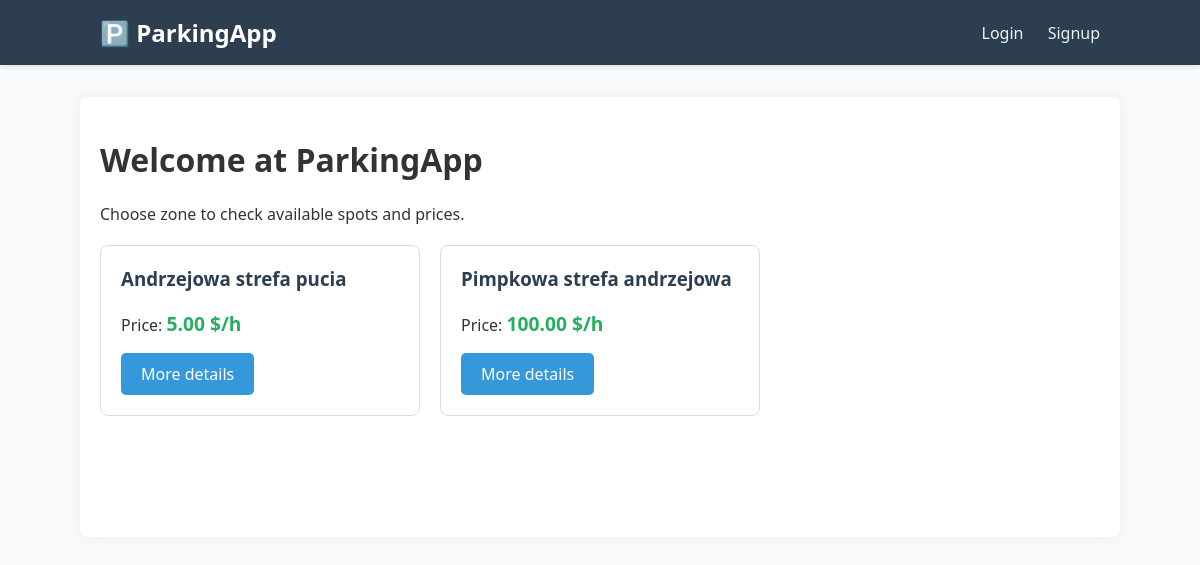
The app's page /, older data.
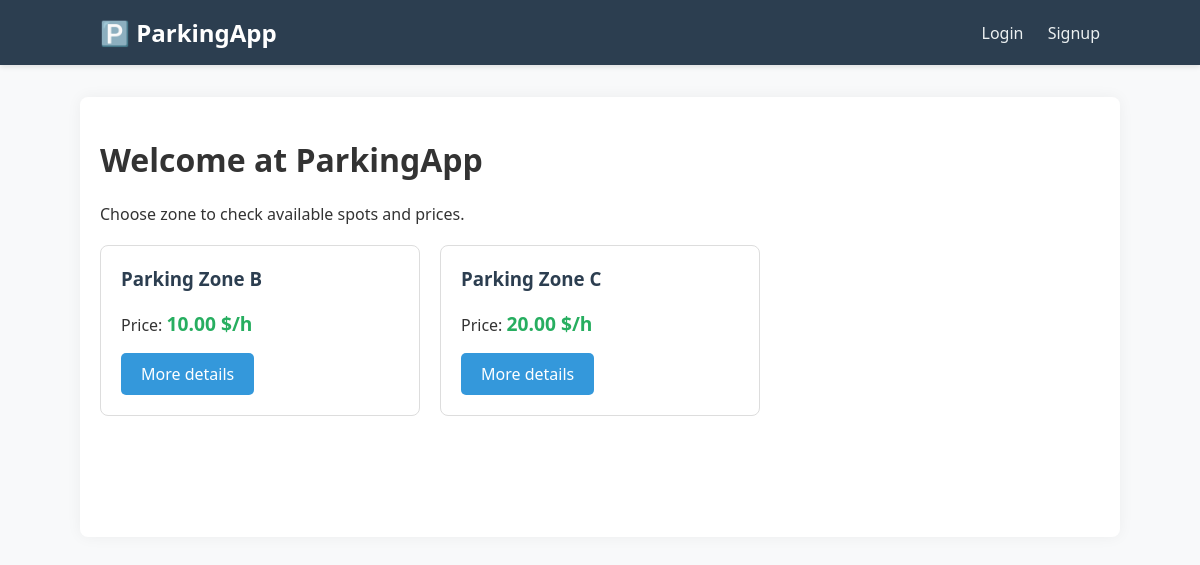
The same page, newer data.
### parking/models.py (models this page shows, shortened)
class ParkingZone(models.Model):
    name = models.CharField(max_length=50, verbose_name="Zone name")
    price_per_hour = models.DecimalField(
        max_digits=6,
        decimal_places=2,
        verbose_name="Price per hour",
        validators=[MinValueValidator(0.00)] # blokuje ujemne liczby
    )

### parking/views.py (the view)
# urls.py: path('', views.home, name='home'),
def home(request):
    zones = ParkingZone.objects.all()
    return render(request, 'parking/home.html', {'zones': zones})

### templates/parking/home.html
{% extends 'base.html' %}
{% block content %}
    <h1>Welcome at ParkingApp</h1>
    <p>Choose zone to check available spots and prices.</p>
    {% if zones %}
        <div class="zone-list">
            {% for zone in zones %}
                <div class="card">
                    <h3>{{ zone.name }}</h3>
                    <p>Price: <span class="price">{{ zone.price_per_hour }} $/h</span></p>
                    <a href="{% url 'zone_detail' zone.id %}" class="btn">More details</a>
                </div>
            {% endfor %}
        </div>
    {% else %}
        <p>No configured parking zones.</p>
    {% endif %}
{% endblock %}

### templates/base.html (shortened to what this page needs)
{% load static %}
<!DOCTYPE html>
<html lang="pl">
<head>
    <link rel="stylesheet" href="{% static 'css/style.css' %}">
</head>
<body>
    <header>
        {% include 'navbar.html' %}
    </header>
    <div class="container">
        {% block content %}
        {% endblock %}
    </div>
</body>
</html>

### templates/navbar.html
<nav>
    <a href="{% url 'home' %}" class="logo">🅿️ ParkingApp</a>
    <div class="links">
        {% if user.is_authenticated %}
            <span>Welcome, <strong>{{ user.username }}</strong></span>
            <a href="{% url 'reservation_list' %}">My reservations</a>
            <a href="{% url 'create_reservation' %}">Create reservation</a>
            <form action="{% url 'logout' %}" method="post" style="display:inline;">
                {% csrf_token %}
                <button type="submit">Logout</button>
            </form>
        {% else %}
            <a href="{% url 'login' %}">Login</a>
            <a href="{% url 'register' %}">Signup</a>
        {% endif %}
    </div>
</nav>

### static/css/style.css (style rules this page uses)
body { font-family: 'Segoe UI', Tahoma, Geneva, Verdana, sans-serif; margin: 0; padding: 0; background-color: #f8f9fa; color: #333; }
header { background-color: #2c3e50; box-shadow: 0 2px 5px rgba(0,0,0,0.1); }
nav { max-width: 1000px; margin: 0 auto; padding: 1rem; display: flex; justify-content: space-between; align-items: center; }
nav .logo { color: #fff; font-size: 1.5rem; font-weight: bold; text-decoration: none; }
nav .links a, nav .links button { color: #ecf0f1; text-decoration: none; margin-left: 20px; font-size: 1rem; background: none; border: none; cursor: pointer; font-family: inherit; }
.container { max-width: 1000px; margin: 2rem auto; padding: 20px; background: white; border-radius: 8px; box-shadow: 0 0 15px rgba(0,0,0,0.05); min-height: 400px; }
.zone-list { display: grid; grid-template-columns: repeat(auto-fill, minmax(250px, 1fr)); gap: 20px; margin-top: 20px; }
.card { border: 1px solid #ddd; border-radius: 8px; padding: 20px; background: #fff; transition: transform 0.2s; }
.card h3 { margin-top: 0; color: #2c3e50; }
.price { color: #27ae60; font-weight: bold; font-size: 1.2em; }
.btn { display: inline-block; background-color: #3498db; color: white; padding: 10px 20px; text-decoration: none; border-radius: 5px; border: none; cursor: pointer; font-size: 1rem; }

Row changes from the older to the newer data that the page shows:
removed ParkingZone: name "Andrzejowa strefa pucia", price_per_hour "5.00"
removed ParkingZone: name "Pimpkowa strefa andrzejowa", price_per_hour "100.00"
added ParkingZone: name "Parking Zone B", price_per_hour "10.00"
added ParkingZone: name "Parking Zone C", price_per_hour "20.00"
